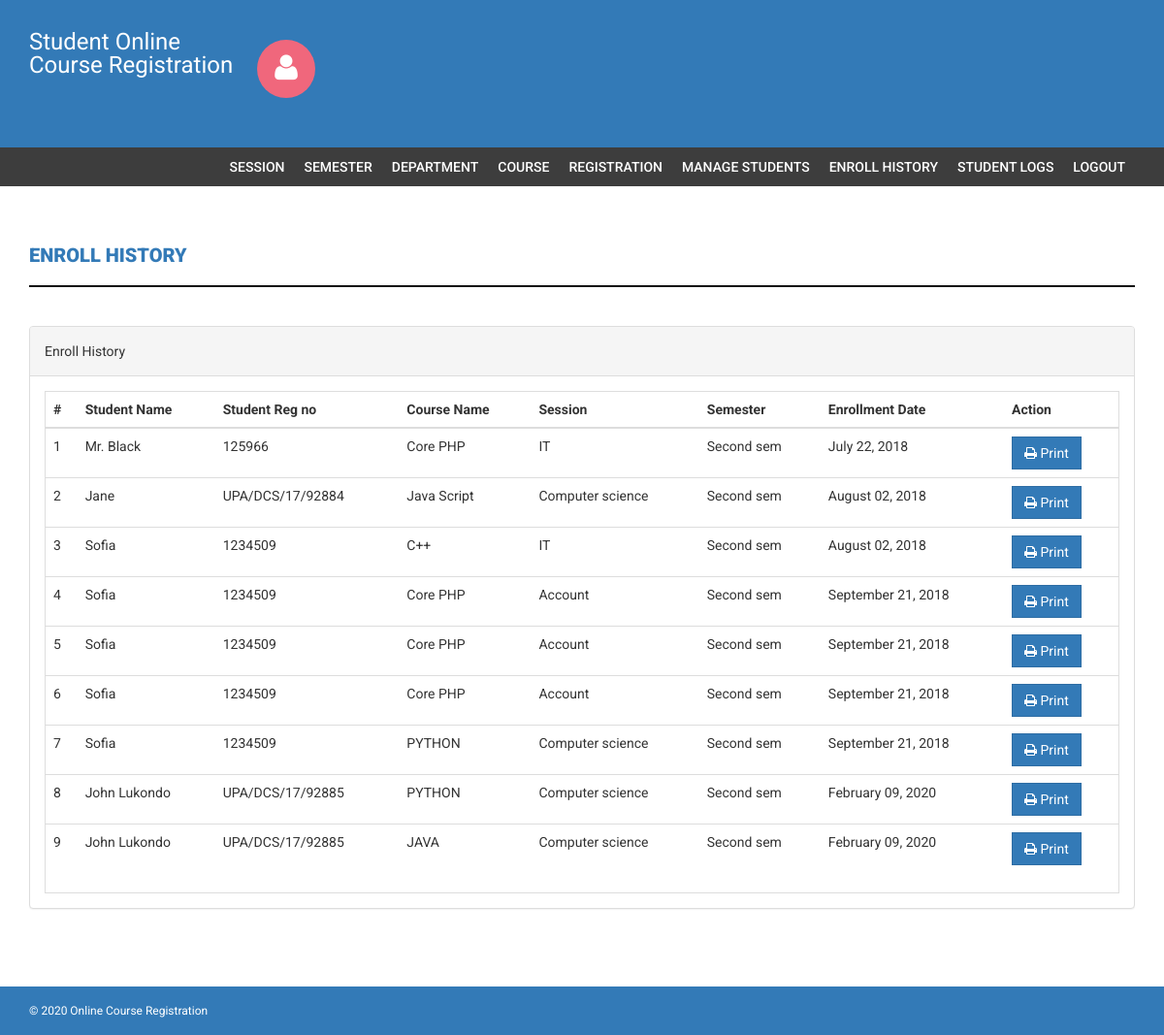
Page /admin/enroll-history.php (signed in) on the committed database.
### tables this page shows
CREATE TABLE `courseenrolls` (
  `id` int(11) NOT NULL,
  `studentRegno` varchar(255) NOT NULL,
  `pincode` varchar(255) NOT NULL,
  `session` int(11) NOT NULL,
  `department` int(11) NOT NULL,
  `level` int(11) NOT NULL,
  `semester` int(11) NOT NULL,
  `course` int(11) NOT NULL,
  `enrollDate` timestamp NOT NULL DEFAULT CURRENT_TIMESTAMP
);

CREATE TABLE `students` (
  `student_id` int(12) NOT NULL,
  `StudentRegno` varchar(255) NOT NULL,
  `studentPhoto` varchar(255) DEFAULT NULL,
  `password` varchar(255) NOT NULL,
  `studentName` varchar(255) NOT NULL,
  `pincode` varchar(255) NOT NULL,
  `session` varchar(255) NOT NULL,
  `department` varchar(255) NOT NULL,
  `semester` varchar(255) NOT NULL,
  `cgpa` decimal(10,2) NOT NULL,
  `creationdate` timestamp NOT NULL DEFAULT CURRENT_TIMESTAMP,
  `updationDate` varchar(255) NOT NULL
);

CREATE TABLE `course` (
  `id` int(11) NOT NULL,
  `courseCode` varchar(255) NOT NULL,
  `courseName` varchar(255) NOT NULL,
  `courseUnit` varchar(255) NOT NULL,
  `noofSeats` int(11) NOT NULL,
  `creationDate` timestamp NOT NULL DEFAULT CURRENT_TIMESTAMP,
  `updationDate` varchar(255) NOT NULL
);

CREATE TABLE `department` (
  `id` int(11) NOT NULL,
  `department` varchar(255) NOT NULL,
  `creationDate` timestamp NOT NULL DEFAULT CURRENT_TIMESTAMP
);

CREATE TABLE `semester` (
  `id` int(11) NOT NULL,
  `semester` varchar(255) NOT NULL,
  `creationDate` timestamp NOT NULL DEFAULT CURRENT_TIMESTAMP,
  `updationDate` varchar(255) NOT NULL
);

### admin/enroll-history.php (the view, shortened to what this page needs)
<?php
if(strlen($_SESSION['alogin'])==0){
header('location:index.php');
}else{
?>
<!DOCTYPE html>
<html xmlns="http://www.w3.org/1999/xhtml">
<head>
    <link href="assets/css/bootstrap.css" rel="stylesheet" />
    <link href="assets/css/font-awesome.css" rel="stylesheet" />
    <link href="assets/css/style.css" rel="stylesheet" />
</head>
<body>
<?php include('includes/header.php');?>
<?php if($_SESSION['alogin']!="")
{
 include('includes/menubar.php');
}
 ?>
    <div class="content-wrapper">
        <div class="container">
              <div class="row">
                    <div class="col-md-12">
                        <h1 class="page-head-line">Enroll History  </h1>
                    </div>
                </div>
                <div class="row" >
                <div class="col-md-12">
                    <div class="panel panel-default">
                        <div class="panel-heading">
                           Enroll History
                        </div>
                        <div class="panel-body">
                            <div class="table-responsive table-bordered">
                                <table class="table">
                                    <thead>
                                        <tr>
                                            <th>#</th>
                                                 <th>Student Name </th>
                                                    <th>Student Reg no </th>
                                            <th>Course Name </th>
                                            <th>Session </th>
                                                <th>Semester</th>
                                             <th>Enrollment Date</th>
                                             <th>Action</th>
                                        </tr>
                                    </thead>
                                    <tbody>
                <?php
                $sql = mysqli_query($con,"SELECT courseenrolls.id AS enroll_id, courseenrolls.course AS cid, course.courseName AS courname,
                         session.session AS session,department.department AS dept,
                         courseenrolls.enrollDate AS edate ,semester.semester AS sem,
                         students.studentName as sname,students.StudentRegno as sregno
                         FROM courseenrolls JOIN course ON course.id=courseenrolls.course
                         JOIN session ON session.id=courseenrolls.session JOIN department
                         ON department.id=courseenrolls.department JOIN semester
                         ON semester.id=courseenrolls.semester JOIN students
                         ON students.StudentRegno=courseenrolls.studentRegno ");
                $cnt = 1;
                while($row = mysqli_fetch_array($sql))
                {
                ?>
                                        <tr>
                                            <td><?php echo $cnt;?></td>
                                              <td><?php echo htmlentities($row['sname']);?></td>
                                            <td><?php echo htmlentities($row['sregno']);?></td>
                                            <td><?php echo htmlentities($row['courname']);?></td>
                                            <td><?php echo htmlentities($row['dept']);?></td>
                                            <td><?php echo htmlentities($row['sem']);?></td>
                                             <td><?php echo htmlentities(date('F d, Y',strtotime($row['edate'])));?></td>
                                            <td>
                                            <a href="print.php?id=<?php echo $row['enroll_id']?>" target="_blank">
<button class="btn btn-primary"><i class="fa fa-print "></i> Print</button> </a>
                                            </td>
                                        </tr>
<?php
$cnt++;
} ?>
                                    </tbody>
                                </table>
                            </div>
                        </div>
                    </div>
                </div>
            </div>
        </div>
    </div>
  <?php include('includes/footer.php');?>
</body>
</html>
<?php } ?>

### admin/assets/css/style.css (style rules this page uses)
body { font-family: 'Roboto', sans-serif; line-height: 30px; }
.content-wrapper { margin-top: 40px; min-height: 600px; padding-bottom: 60px; }
.page-head-line { font-weight: 900; padding-bottom: 20px; border-bottom: 2px solid #111; text-transform: uppercase; color: #337ab7; font-size: 20px; margin-bottom: 40px; }
.btn { border-radius: 0px; -webkit-border-radius: 0px; -moz-border-radius: 0px; }

### rows in the picture
courseenrolls: students.studentName "Mr. Black", students.StudentRegno "125966", course.courseName "Core PHP", department.department "IT", semester.semester "Second sem", enrollDate "July 22, 2018"
courseenrolls: students.studentName "Jane", students.StudentRegno "UPA/DCS/17/92884", course.courseName "Java Script", department.department "Computer science", semester.semester "Second sem", enrollDate "August 02, 2018"
courseenrolls: students.studentName "Sofia", students.StudentRegno "1234509", course.courseName "C++", department.department "IT", semester.semester "Second sem", enrollDate "August 02, 2018"
courseenrolls: students.studentName "Sofia", students.StudentRegno "1234509", course.courseName "Core PHP", department.department "Account", semester.semester "Second sem", enrollDate "September 21, 2018"
courseenrolls: students.studentName "Sofia", students.StudentRegno "1234509", course.courseName "Core PHP", department.department "Account", semester.semester "Second sem", enrollDate "September 21, 2018"
courseenrolls: students.studentName "Sofia", students.StudentRegno "1234509", course.courseName "Core PHP", department.department "Account", semester.semester "Second sem", enrollDate "September 21, 2018"
courseenrolls: students.studentName "Sofia", students.StudentRegno "1234509", course.courseName "PYTHON", department.department "Computer science", semester.semester "Second sem", enrollDate "September 21, 2018"
courseenrolls: students.studentName "John Lukondo", students.StudentRegno "UPA/DCS/17/92885", course.courseName "PYTHON", department.department "Computer science", semester.semester "Second sem", enrollDate "February 09, 2020"
courseenrolls: students.studentName "John Lukondo", students.StudentRegno "UPA/DCS/17/92885", course.courseName "JAVA", department.department "Computer science", semester.semester "Second sem", enrollDate "February 09, 2020"
